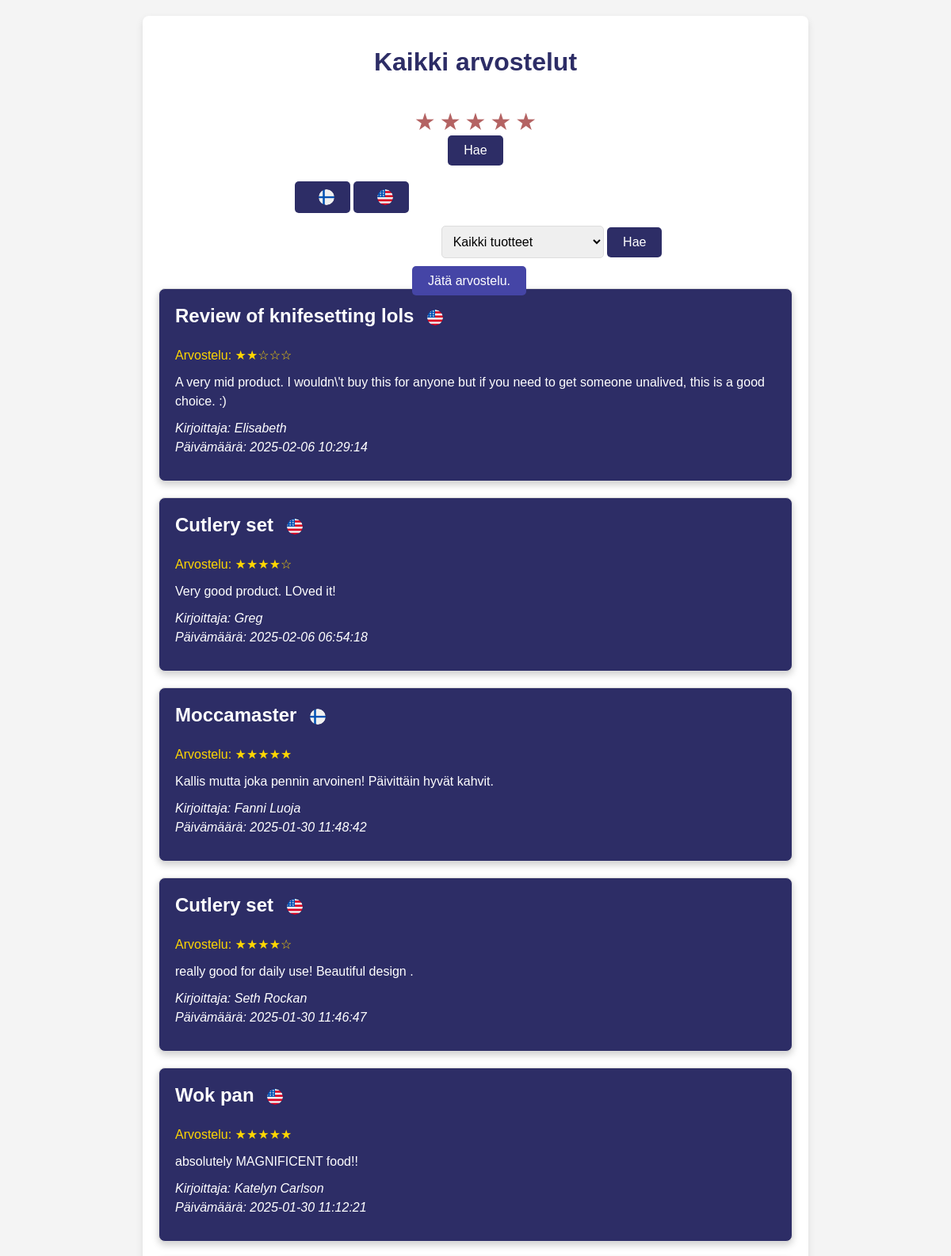
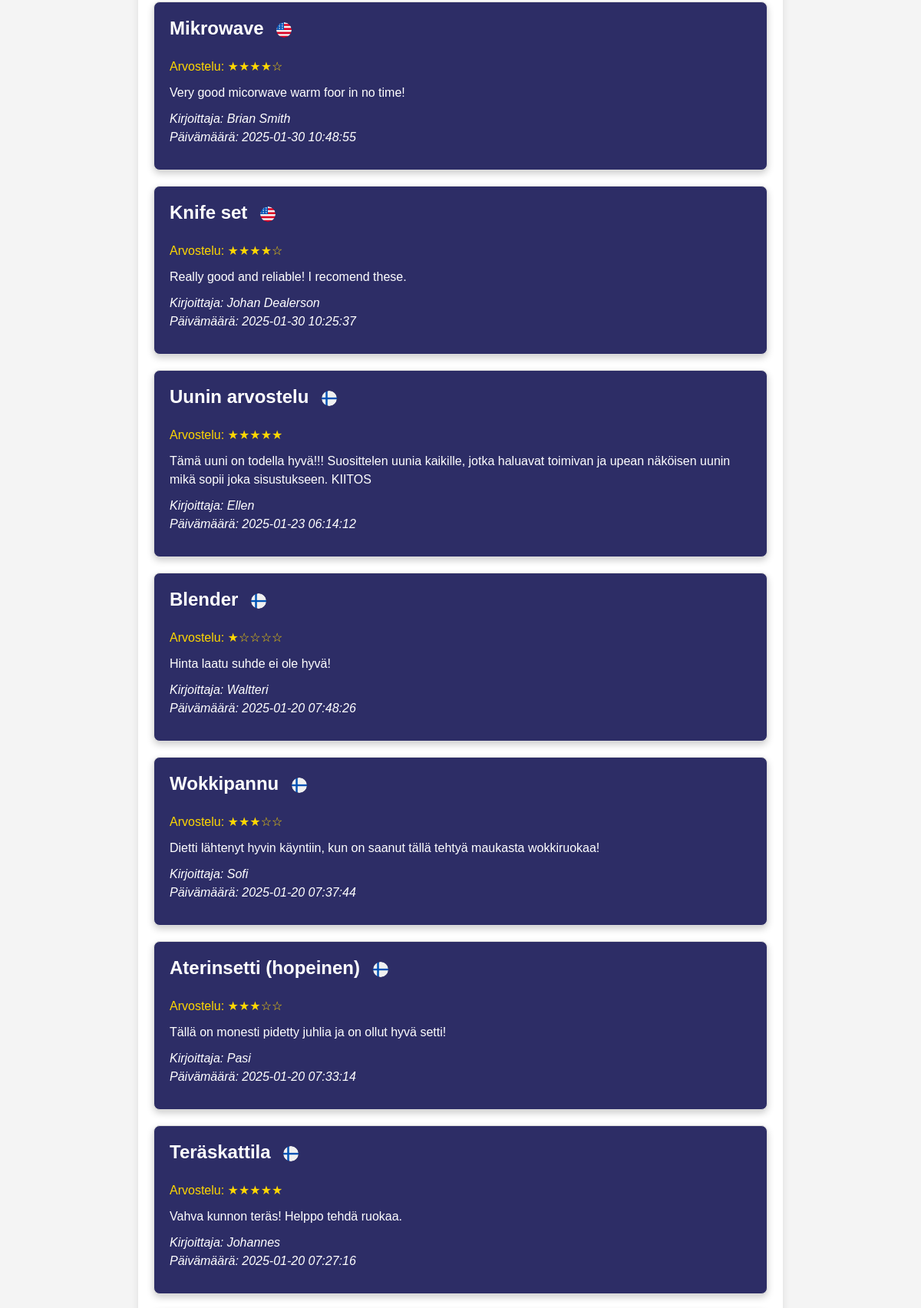
The page /arvosteluSivu.php (upper part) on the database its author committed (2 pictures, top to bottom).
### tables this page shows
CREATE TABLE `arvostelut` (
  `id` int(11) NOT NULL,
  `tuote_id` int(11) NOT NULL,
  `nimi` varchar(255) NOT NULL,
  `sähköposti` varchar(255) NOT NULL,
  `otsikko` varchar(255) NOT NULL,
  `kommentti` text NOT NULL,
  `tähtiarvostelu` int(1) NOT NULL,
  `luotu` timestamp NOT NULL DEFAULT current_timestamp(),
  `arvosana` int(11) DEFAULT 0,
  `kieli` enum('fi','en') NOT NULL DEFAULT 'fi'
);

### lang.php (called while the page is built, shortened)
<?php
$active_language = $_SESSION['lang'] ?? 'fi';
$current_lang = $lang[$active_language] ?? $lang['fi'];
?>

### arvosteluSivu.php (the view, shortened to what this page needs)
<?php
require_once('lang.php');
try {
    $dsn = "mysql:host=" . DB_HOST . ";dbname=" . DB_DATABASE . ";charset=utf8";
    $pdo = new PDO($dsn, DB_USER, DB_PASSWORD);
    $pdo->setAttribute(PDO::ATTR_ERRMODE, PDO::ERRMODE_EXCEPTION);
    $pdo->setAttribute(PDO::ATTR_DEFAULT_FETCH_MODE, PDO::FETCH_ASSOC);
    $pdo->setAttribute(PDO::ATTR_EMULATE_PREPARES, false);
} catch (PDOException $e) {
    die('Tietokantayhteyden muodostaminen epäonnistui: ' . $e->getMessage());
}
try {
    $stmt = $pdo->prepare("SELECT id, nimi FROM tuotteet");
    $stmt->execute();
} catch (PDOException $e) {
    echo '<p class="error">Virhe tuotteiden hakemisessa: ' . $e->getMessage() . '</p>';
    $products = [];
}
$product_id = isset($_GET['product_id']) ? $_GET['product_id'] : null;
try {
    if ($product_id) {
        $stmt = $pdo->prepare("SELECT * FROM arvostelut WHERE tuote_id = :product_id ORDER BY luotu DESC");
        $stmt->bindParam(':product_id', $product_id);
    } else {
        $stmt = $pdo->prepare("SELECT * FROM arvostelut ORDER BY luotu DESC");
    }
    $stmt->execute();
    $reviews = $stmt->fetchAll();
} catch (PDOException $e) {
    echo '<p class="error">Virhe arvostelujen hakemisessa: ' . $e->getMessage() . '</p>';
    $reviews = [];
}
try {
    $query = "SELECT * FROM arvostelut WHERE 1=1";
    $query .= " ORDER BY luotu DESC";
    $stmt = $pdo->prepare($query);
    $stmt->execute();
    $reviews = $stmt->fetchAll();
} catch (PDOException $e) {
    echo '<p class="error">Virhe arvostelujen hakemisessa: ' . $e->getMessage() . '</p>';
    $reviews = [];
}
?>
    <div class="review-container">
        <h1><?= $current_lang['AllReviews']; ?></h1>
        <div class="star-filter">
            <form method="GET" action="index.php">
                <label><?= $current_lang['FilterStar']; ?></label>
                <div class="star-rating">
                    <label for="star5">★</label>
                    <label for="star4">★</label>
                    <label for="star3">★</label>
                    <label for="star2">★</label>
                    <label for="star1">★</label>
                </div>
                <button type="submit"><?= $current_lang['Search']; ?></button>
            </form>
        </div>
        <form method="GET" action="index.php">
            <label><?= $current_lang['FilterLanguage']; ?></label>
            <button type="submit" name="lang_filter" value="fi">
                <img src="kuvat/suomenlippu.png" alt="Suomi" class="lang-icon">
            </button>
            <button type="submit" name="lang_filter" value="en">
                <img src="kuvat/englantilippu.png" alt="English" class="lang-icon">
            </button>
        </form>
        <div class="product-filter">
            <form method="GET" action="index.php">
                <label><?= $current_lang['FilterProduct']; ?></label>
                <select name="product_id" id="product_id" class="product-select">
                    <option value=""><?= $current_lang['AllProducts']; ?></option>
        </select>
        <button type="submit"><?= $current_lang['Search']; ?></button>
        </form>
        </div>
        <a class="edit-btn" href="index.php?page=lisaaArvostelu">
            <?= $current_lang['leaveReview']; ?></a>
        <?php if (empty($reviews)): ?>
            <h3><?= $current_lang['no_reviews']; ?><?= $current_lang['give_review']; ?>
                <a href="index.php?page=lisaaArvostelu">Täältä</a>
            </h3>
        <?php else: ?>
            <?php foreach ($reviews as $review): ?>
                <div class="review">
                    <h3>
                        <?= htmlspecialchars($review['otsikko']) ?>
                        <?php if ($review['kieli'] == 'fi'): ?>
                            <img src="kuvat/suomenlippu.png" alt="Finnish" class="lang-icon">
                        <?php elseif ($review['kieli'] == 'en'): ?>
                            <img src="kuvat/englantilippu.png" alt="English" class="lang-icon">
                        <?php endif; ?>
                    </h3>
                    <p class="rating">Arvostelu:
                        <?php
                        for ($i = 1; $i <= 5; $i++) {
                            echo ($i <= $review['tähtiarvostelu']) ? '★' : '☆';
                        }
                        ?>
                    </p>
                    <p><?= nl2br(htmlspecialchars($review['kommentti'])) ?></p>
                    <p><em><?= $current_lang['writer']; ?>: <?= htmlspecialchars($review['nimi']) ?>
                            <br>
                            <?= $current_lang['date']; ?>: <?= $review['luotu'] ?></em></p>
                </div>
            <?php endforeach; ?>
<?php endif; ?>
</div>

### arvosteluSivu.php (style rules this page uses)
h1 { text-align: center; color: rgb(45, 45, 102); margin-top: 20px; }
.review-container { max-width: 800px; margin: 20px auto; background: white; border-radius: 8px; box-shadow: 0 4px 10px rgba(0, 0, 0, 0.1); padding: 20px; }
.product-filter { margin-bottom: 20px; text-align: center; }
.product-select { padding: 10px; font-size: 16px; border-radius: 5px; border: 1px solid #ddd; }
button { padding: 10px 20px; font-size: 16px; background-color: rgb(45, 45, 102); color: white; border: none; border-radius: 5px; cursor: pointer; }
.review { background: rgb(45, 45, 102); color: white; border: 1px solid #ddd; border-radius: 8px; box-shadow: 0 4px 10px rgba(0, 0, 0, 0.2); margin-bottom: 20px; padding: 20px; text-align: left; }
.review h3 { margin-top: 0; font-size: 1.5em; }
.rating { color: gold; font-size: 1.2em; margin: 10px 0; }
.review p { line-height: 1.5; font-size: 1em; margin: 10px 0; }
.star-filter { text-align: center; margin-bottom: 20px; }
.star-rating { display: flex; justify-content: center; gap: 5px; }
.star-rating label { font-size: 30px; color: rgb(180, 99, 99); cursor: pointer; transition: color 0.3s; }
label { color: white; }
.edit-btn { margin-left: 40%; background-color: #4545a6; color: white; padding: 10px 20px; text-decoration: none; border-radius: 5px; font-size: 16px; transition: background-color 0.3s ease; }
.lang-icon { width: 30px; height: auto; border-radius: 50%; transition: transform 0.2s ease, box-shadow 0.2s ease; }
button img { border: none; background: none; cursor: pointer; }
.lang-icon { width: 20px; height: auto; margin-left: 10px; vertical-align: middle; }

### rows shown on the page
arvostelut: otsikko "Review of knifesetting lols", tähtiarvostelu 2 (drawn), kommentti "A very mid product. I wouldn\\'t buy this for anyone but if you need to get someone unalived, this is a good choice. :)", nimi "Elisabeth", luotu "2025-02-06 10:29:14"
arvostelut: otsikko "Cutlery set", tähtiarvostelu 4 (drawn), kommentti "Very good product. LOved it!", nimi "Greg", luotu "2025-02-06 06:54:18"
arvostelut: otsikko "Moccamaster", tähtiarvostelu 5 (drawn), kommentti "Kallis mutta joka pennin arvoinen! Päivittäin hyvät kahvit.", nimi "Fanni Luoja", luotu "2025-01-30 11:48:42"
arvostelut: otsikko "Cutlery set", tähtiarvostelu 4 (drawn), kommentti "really good for daily use! Beautiful design .", nimi "Seth Rockan", luotu "2025-01-30 11:46:47"
arvostelut: otsikko "Wok pan", tähtiarvostelu 5 (drawn), kommentti "absolutely MAGNIFICENT food!!", nimi "Katelyn Carlson", luotu "2025-01-30 11:12:21"
arvostelut: otsikko "Mikrowave", tähtiarvostelu 4 (drawn), kommentti "Very good micorwave warm foor in no time!", nimi "Brian Smith", luotu "2025-01-30 10:48:55"
arvostelut: otsikko "Knife set", tähtiarvostelu 4 (drawn), kommentti "Really good and reliable! I recomend these.", nimi "Johan Dealerson", luotu "2025-01-30 10:25:37"
arvostelut: otsikko "Uunin arvostelu", tähtiarvostelu 5 (drawn), kommentti "Tämä uuni on todella hyvä!!! Suosittelen uunia kaikille, jotka haluavat toimivan ja upean näköisen uunin mikä sopii joka sisustukseen. KIITOS", nimi "Ellen", luotu "2025-01-23 06:14:12"
arvostelut: otsikko "Blender", tähtiarvostelu 1 (drawn), kommentti "Hinta laatu suhde ei ole hyvä!", nimi "Waltteri", luotu "2025-01-20 07:48:26"
arvostelut: otsikko "Wokkipannu", tähtiarvostelu 3 (drawn), kommentti "Dietti lähtenyt hyvin käyntiin, kun on saanut tällä tehtyä maukasta wokkiruokaa!", nimi "Sofi", luotu "2025-01-20 07:37:44"
arvostelut: otsikko "Aterinsetti (hopeinen)", tähtiarvostelu 3 (drawn), kommentti "Tällä on monesti pidetty juhlia ja on ollut hyvä setti!", nimi "Pasi", luotu "2025-01-20 07:33:14"
arvostelut: otsikko "Teräskattila", tähtiarvostelu 5 (drawn), kommentti "Vahva kunnon teräs! Helppo tehdä ruokaa.", nimi "Johannes", luotu "2025-01-20 07:27:16"

### other values the page prints
$current_lang['AllReviews'] "Kaikki arvostelut"
$current_lang['Search'] "Hae"
$current_lang['leaveReview'] "Jätä arvostelu."
form field product_id "Kaikki tuotteet"
